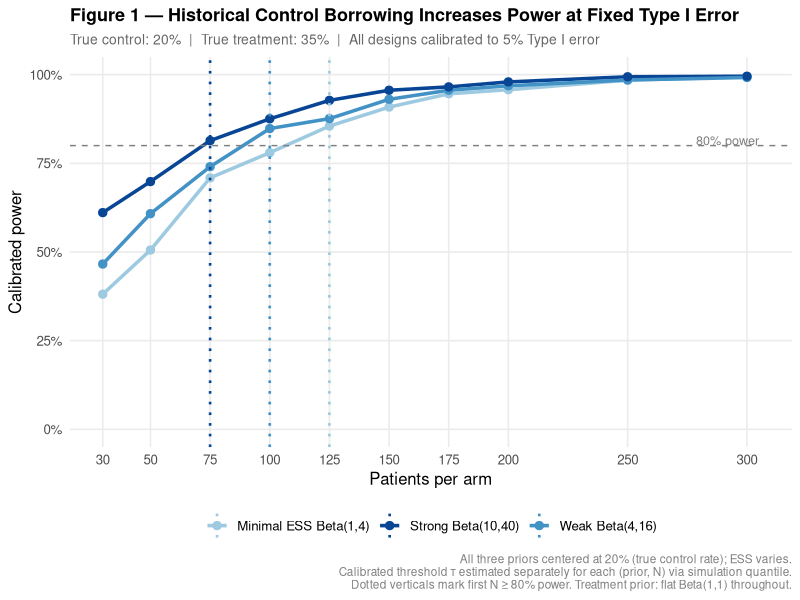
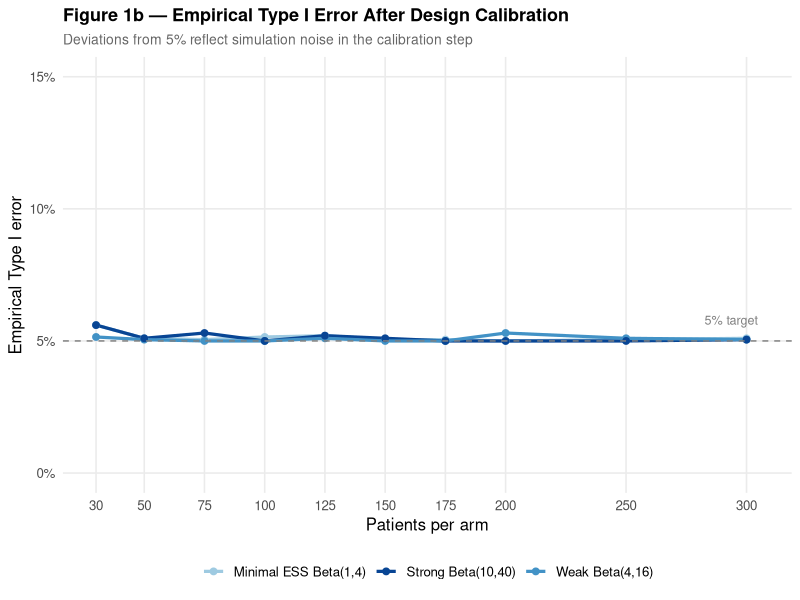
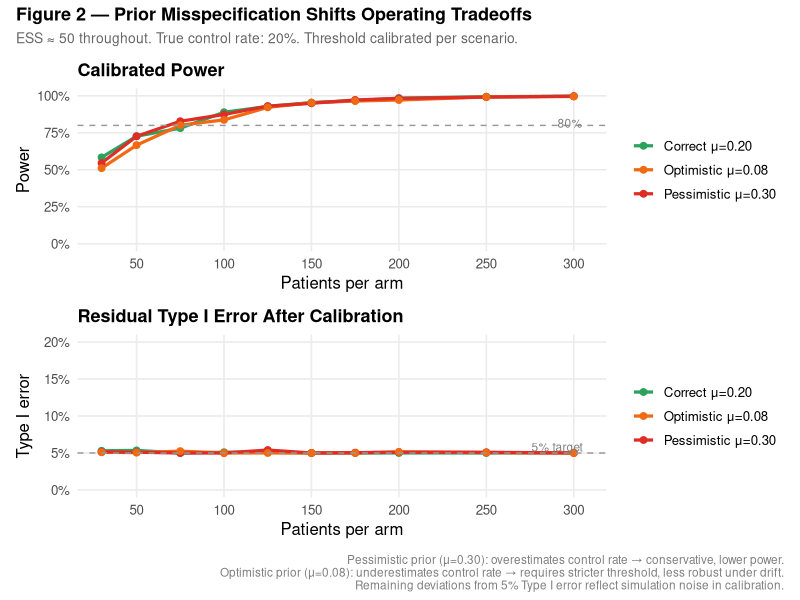
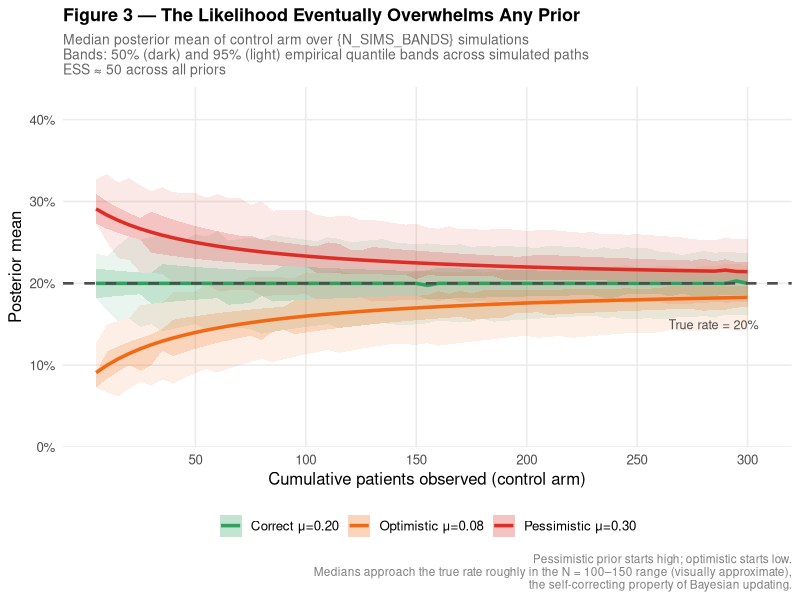

Generate these figures, in order, with R:
## ---- chunk 1
library(tidyverse)
library(patchwork)

set.seed(42)

# ── Global parameters ────────────────────────────────────────────────────────
TRUE_CTRL    <- 0.20
TRUE_TRT     <- 0.35
N_SIMS       <- 2000   # simulations per (prior, N) cell; increase to 5000-10000 for publication-quality smoothness
N_SIMS_BANDS <- 500    # simulations for Part 3 convergence bands
TARGET_ALPHA <- 0.05   # target one-sided Type I error for calibration
N_SEQ        <- c(30, 50, 75, 100, 125, 150, 175, 200, 250, 300)

# ── Theme ─────────────────────────────────────────────────────────────────────
theme_eb <- function() {
  theme_minimal(base_size = 12) +
    theme(
      plot.title       = element_text(face = "bold", size = 13),
      plot.subtitle    = element_text(color = "grey40", size = 10),
      plot.caption     = element_text(color = "grey50", size = 8.5),
      panel.grid.minor = element_blank(),
      legend.position  = "bottom",
      legend.title     = element_blank()
    )
}

prior_colors <- c(
  "Minimal ESS Beta(1,4)" = "#9ecae1",
  "Weak Beta(4,16)"       = "#4292c6",
  "Strong Beta(10,40)"    = "#084594"
)

robust_colors <- c(
  "Correct \u03bc=0.20"     = "#2ca25f",
  "Pessimistic \u03bc=0.30" = "#de2d26",
  "Optimistic \u03bc=0.08"  = "#f16913"
)
## ---- chunk 2
# Exact (deterministic) P(theta_t > theta_c) via numerical integration
prob_beats_exact <- function(s_t, n_t, s_c, n_c, a_t, b_t, a_c, b_c) {
  at <- a_t + s_t;  bt <- b_t + n_t - s_t
  ac <- a_c + s_c;  bc <- b_c + n_c - s_c
  integrate(
    function(y) (1 - pbeta(y, at, bt)) * dbeta(y, ac, bc),
    lower = 0, upper = 1, rel.tol = 1e-5
  )$value
}

# Simulate N_SIMS P(trt > ctrl) values under a specified true_trt
# (set true_trt = true_ctrl for H0 / calibration)
simulate_probs <- function(a_c, b_c, n, n_sims,
                            true_ctrl, true_trt,
                            a_t = 1, b_t = 1) {
  s_c <- rbinom(n_sims, n, true_ctrl)
  s_t <- rbinom(n_sims, n, true_trt)
  map_dbl(seq_len(n_sims), \(i)
    prob_beats_exact(s_t[i], n, s_c[i], n, a_t, b_t, a_c, b_c)
  )
}
## ---- chunk 3
# Returns a named list: threshold, type1_error, power
calibrated_design <- function(a_c, b_c, n, n_sims,
                               true_ctrl, true_trt,
                               target_alpha = TARGET_ALPHA,
                               a_t = 1, b_t = 1) {

  h0_probs <- simulate_probs(a_c, b_c, n, n_sims, true_ctrl, true_ctrl, a_t, b_t)
  tau       <- quantile(h0_probs, 1 - target_alpha)   # calibrated threshold

  h1_probs  <- simulate_probs(a_c, b_c, n, n_sims, true_ctrl, true_trt,  a_t, b_t)

  list(
    threshold  = as.numeric(tau),
    type1_err  = mean(h0_probs >= tau),
    power      = mean(h1_probs >= tau)
  )
}
## ---- chunk 4
priors_p1 <- list(
  "Minimal ESS Beta(1,4)" = c(a = 1,  b = 4),
  "Weak Beta(4,16)"       = c(a = 4,  b = 16),
  "Strong Beta(10,40)"    = c(a = 10, b = 40)
)

# Sanity check prior means (all should be TRUE_CTRL = 0.20)
imap_dfr(priors_p1, \(pr, label) tibble(
  prior = label,
  mean  = pr["a"] / (pr["a"] + pr["b"]),
  ess   = pr["a"] + pr["b"]
))
## ---- chunk 5
power_results <- imap_dfr(priors_p1, \(pr, label) {
  message("Part 1 | ", label)
  map_dfr(N_SEQ, \(n) {
    res <- calibrated_design(pr["a"], pr["b"], n, N_SIMS, TRUE_CTRL, TRUE_TRT)
    tibble(n = n, power = res$power, type1 = res$type1_err,
           tau = res$threshold, prior = label)
  })
})

# N at first ≥ 80% calibrated power
# Note: if a curve never crosses 80%, this will return an empty tibble for that prior
n80 <- power_results |>
  group_by(prior) |>
  filter(power >= 0.80) |>
  slice(1) |>
  select(prior, n80 = n, power, tau)

n80
## ---- chunk 6
ggplot(power_results, aes(n, power, color = prior)) +
  geom_line(linewidth = 1.2) +
  geom_point(size = 2.5) +
  geom_hline(yintercept = 0.80, linetype = "dashed", color = "grey50") +
  geom_vline(
    data = n80,
    aes(xintercept = n80, color = prior),
    linetype = "dotted", linewidth = 0.9
  ) +
  annotate("text", x = 305, y = 0.815, label = "80% power",
           color = "grey50", size = 3.2, hjust = 1) +
  scale_color_manual(values = prior_colors) +
  scale_y_continuous(labels = scales::percent_format(), limits = c(0, 1)) +
  scale_x_continuous(breaks = N_SEQ) +
  labs(
    title    = "Figure 1 — Historical Control Borrowing Increases Power at Fixed Type I Error",
    subtitle = glue::glue(
      "True control: {scales::percent(TRUE_CTRL)}  |  ",
      "True treatment: {scales::percent(TRUE_TRT)}  |  ",
      "All designs calibrated to {scales::percent(TARGET_ALPHA)} Type I error"
    ),
    x       = "Patients per arm",
    y       = "Calibrated power",
    caption = paste(
      "All three priors centered at 20% (true control rate); ESS varies.",
      "Calibrated threshold \u03c4 estimated separately for each (prior, N) via simulation quantile.",
      "Dotted verticals mark first N \u2265 80% power. Treatment prior: flat Beta(1,1) throughout.",
      sep = "\n"
    )
  ) +
  theme_eb()
## ---- chunk 7
ggplot(power_results, aes(n, type1, color = prior)) +
  geom_line(linewidth = 1.1) +
  geom_point(size = 2) +
  geom_hline(yintercept = TARGET_ALPHA, linetype = "dashed", color = "grey50") +
  annotate("text", x = 305, y = TARGET_ALPHA + 0.008, label = "5% target",
           color = "grey50", size = 3.2, hjust = 1) +
  scale_color_manual(values = prior_colors) +
  scale_y_continuous(labels = scales::percent_format(), limits = c(0, 0.15)) +
  scale_x_continuous(breaks = N_SEQ) +
  labs(
    title    = "Figure 1b — Empirical Type I Error After Design Calibration",
    subtitle = "Deviations from 5% reflect simulation noise in the calibration step",
    x        = "Patients per arm",
    y        = "Empirical Type I error"
  ) +
  theme_eb()
## ---- chunk 8
rob_priors <- list(
  "Correct \u03bc=0.20"     = c(a = 10, b = 40),
  "Pessimistic \u03bc=0.30" = c(a = 15, b = 35),
  "Optimistic \u03bc=0.08"  = c(a = 4,  b = 46)
)

robustness_results <- imap_dfr(rob_priors, \(pr, label) {
  message("Part 2 | ", label)
  map_dfr(N_SEQ, \(n) {
    res <- calibrated_design(pr["a"], pr["b"], n, N_SIMS, TRUE_CTRL, TRUE_TRT)
    tibble(n = n, power = res$power, type1 = res$type1_err,
           tau = res$threshold, scenario = label)
  })
})

# Key numbers at N = 150
robustness_results |>
  filter(n == 150) |>
  select(scenario, tau, type1, power) |>
  mutate(across(c(type1, power), \(x) scales::percent(x, accuracy = 0.1)))
## ---- chunk 9
p2a <- ggplot(robustness_results, aes(n, power, color = scenario)) +
  geom_line(linewidth = 1.1) +
  geom_point(size = 2) +
  geom_hline(yintercept = 0.80, linetype = "dashed", color = "grey60") +
  annotate("text", x = 305, y = 0.815, label = "80%",
           color = "grey50", size = 3, hjust = 1) +
  scale_color_manual(values = robust_colors) +
  scale_y_continuous(labels = scales::percent_format(), limits = c(0, 1)) +
  scale_x_continuous(breaks = c(50, 100, 150, 200, 250, 300)) +
  labs(title = "Calibrated Power", x = "Patients per arm", y = "Power") +
  theme_eb() +
  theme(legend.position = "right")

p2b <- ggplot(robustness_results, aes(n, type1, color = scenario)) +
  geom_line(linewidth = 1.1) +
  geom_point(size = 2) +
  geom_hline(yintercept = TARGET_ALPHA, linetype = "dashed", color = "grey60") +
  annotate("text", x = 305, y = TARGET_ALPHA + 0.008, label = "5% target",
           color = "grey50", size = 3, hjust = 1) +
  scale_color_manual(values = robust_colors) +
  scale_y_continuous(labels = scales::percent_format(), limits = c(0, 0.20)) +
  scale_x_continuous(breaks = c(50, 100, 150, 200, 250, 300)) +
  labs(title = "Residual Type I Error After Calibration",
       x = "Patients per arm", y = "Type I error") +
  theme_eb() +
  theme(legend.position = "right")

(p2a / p2b) +
  plot_annotation(
    title    = "Figure 2 — Prior Misspecification Shifts Operating Tradeoffs",
    subtitle = "ESS \u2248 50 throughout. True control rate: 20%. Threshold calibrated per scenario.",
    caption  = paste(
      "Pessimistic prior (μ=0.30): overestimates control rate \u2192 conservative, lower power.",
      "Optimistic prior (μ=0.08): underestimates control rate \u2192 requires stricter threshold, less robust under drift.",
      "Remaining deviations from 5% Type I error reflect simulation noise in calibration.",
      sep = "\n"
    ),
    theme = theme(
      plot.title    = element_text(face = "bold", size = 13),
      plot.subtitle = element_text(color = "grey40", size = 10),
      plot.caption  = element_text(color = "grey50", size = 8.5)
    )
  )
## ---- chunk 10
run_convergence_paths <- function(a, b, n_max, true_ctrl, n_paths) {
  n_trace <- seq(5, n_max, by = 5)
  # matrix: rows = trace points, cols = paths
  mat <- replicate(n_paths, {
    obs <- rbinom(n_max, 1, true_ctrl)
    cumsum_obs <- cumsum(obs)[n_trace]
    (a + cumsum_obs) / (a + b + n_trace)
  })
  # Summarise across paths
  map_dfr(seq_along(n_trace), \(i) tibble(
    n      = n_trace[i],
    median = median(mat[i, ]),
    lo95   = quantile(mat[i, ], 0.025),
    hi95   = quantile(mat[i, ], 0.975),
    lo50   = quantile(mat[i, ], 0.25),
    hi50   = quantile(mat[i, ], 0.75)
  ))
}

convergence_results <- imap_dfr(rob_priors, \(pr, label) {
  run_convergence_paths(pr["a"], pr["b"], 300, TRUE_CTRL, N_SIMS_BANDS) |>
    mutate(scenario = label)
})
## ---- chunk 11
ggplot(convergence_results, aes(n, color = scenario, fill = scenario)) +
  geom_ribbon(aes(ymin = lo95, ymax = hi95), alpha = 0.10, color = NA) +
  geom_ribbon(aes(ymin = lo50, ymax = hi50), alpha = 0.20, color = NA) +
  geom_line(aes(y = median), linewidth = 1.2) +
  geom_hline(yintercept = TRUE_CTRL, linetype = "dashed",
             color = "grey30", linewidth = 0.9) +
  annotate("text", x = 305, y = TRUE_CTRL -0.05,
           label = paste0("True rate = ", scales::percent(TRUE_CTRL)),
           color = "grey30", size = 3.2, hjust = 1) +
  scale_color_manual(values = robust_colors) +
  scale_fill_manual(values  = robust_colors) +
  scale_y_continuous(labels = scales::percent_format(accuracy = 1),
                     limits = c(0.02, 0.42)) +
  scale_x_continuous(breaks = c(50, 100, 150, 200, 250, 300)) +
  labs(
    title    = "Figure 3 — The Likelihood Eventually Overwhelms Any Prior",
    subtitle = paste(
      "Median posterior mean of control arm over {N_SIMS_BANDS} simulations",
      "Bands: 50% (dark) and 95% (light) empirical quantile bands across simulated paths",
      "ESS \u2248 50 across all priors",
      sep = "\n"
    ),
    x       = "Cumulative patients observed (control arm)",
    y       = "Posterior mean",
    caption = paste(
      "Pessimistic prior starts high; optimistic starts low.",
      "Medians approach the true rate roughly in the N = 100\u2013150 range (visually approximate),",
      "the self-correcting property of Bayesian updating.",
      sep = "\n"
    )
  ) +
  theme_eb()
## ---- chunk 12
# Join ESS onto n80, then derive baseline from the lowest-ESS design
n80_annotated <- n80 |>
  dplyr::left_join(
    imap_dfr(priors_p1, \(pr, label) tibble(
      prior = label,
      ess   = pr["a"] + pr["b"],
      mean  = scales::percent(pr["a"] / (pr["a"] + pr["b"]))
    )),
    by = "prior"
  )

flat_n80 <- n80_annotated |>
  dplyr::ungroup() |>
  dplyr::arrange(ess) |>
  dplyr::slice(1) |>
  dplyr::pull(n80)

n80_annotated |>
  dplyr::transmute(
    Prior                    = prior,
    ESS                      = ess,
    `Prior Mean`             = mean,
    `N at 80% Power`         = n80,
    `Patients Saved vs Minimal ESS` = (flat_n80 - n80) * 2
  ) |>
  knitr::kable(align = "lrrcc")
## ---- chunk 13
sessionInfo()
